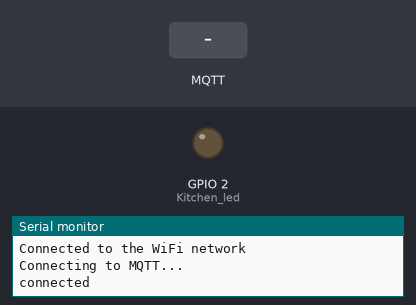
Simulated run of this sketch. Board: ESP32. Shown: output pins drawn as LEDs (lit = HIGH), the last lines printed to the serial monitor. The inputs (shaded band) are chosen by the test bench. WiFi joins after 1.5 s; servers stay silent unless stated; no MQTT or app messages arrive unless stated.

Above: at 2.7 s.
2.8 s: MQTT message "on" arrives on the first subscribed topic
At 3.9 s:
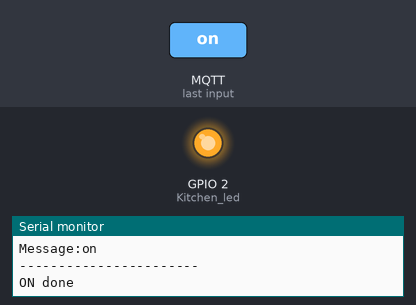
7.0 s: MQTT message "off" arrives on the first subscribed topic
At 8.2 s:
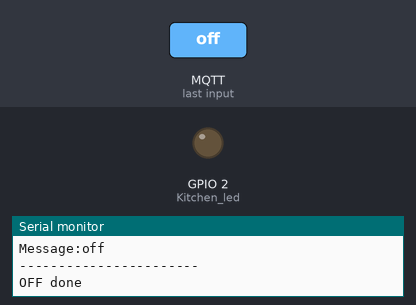
Timing chart, 0 to 10.0 s (numbered marks = the images above; inputs shaded):
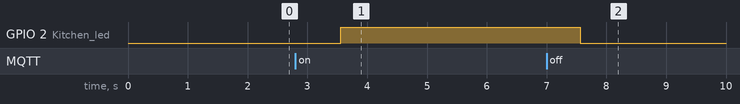

Measured:
- after the input at 2.8 s, GPIO 2 (Kitchen_led): LOW → HIGH after 0.76 s
- after the input at 7.0 s, GPIO 2 (Kitchen_led): HIGH → LOW after 0.56 s

The sketch:

PUBLISH_SUBSCRIBE.ino
```cpp
/********************************LIBRARY******************************************/
#include <WiFi.h>
#include <PubSubClient.h>
/********************************server variable******************************************/
const char* ssid = "Juel";
const char* password =  "60388612";
const char* mqttServer = "m16.cloudmqtt.com";
const int mqttPort = 16320;
const char* mqttUser = "voquwcpl";
const char* mqttPassword = "TuLVCf6ow6tr";
/********************************OBJECT******************************************/
WiFiClient espClient;
PubSubClient client(espClient);

int Kitchen_led=2;// ESP32 D2 pin
//--------------------------------------------------------------------------------


/********************************SETUP START******************************************/
void setup() {

  Serial.begin(115200);
  pinMode(Kitchen_led,OUTPUT);
  WiFi.begin(ssid, password);

  while (WiFi.status() != WL_CONNECTED) {
    delay(500);
    Serial.println("Connecting to WiFi..");
  }
  Serial.println("Connected to the WiFi network");

  client.setServer(mqttServer, mqttPort);
  client.setCallback(callback);

  while (!client.connected()) {
    Serial.println("Connecting to MQTT...");

    if (client.connect("ESP8266Client", mqttUser, mqttPassword )) {

      Serial.println("connected");

    } else {

      Serial.print("failed with state ");
      Serial.print(client.state());
      delay(2000);

    }
  }
  client.subscribe("kitchen/light");
}
/********************************SETUP END******************************************/

void callback(char* topic, byte* payload, unsigned int length) {

  String msg="";

  for (int i = 0; i < length; i++) {
    msg=msg+(char)payload[i];
  }

  Serial.print("Topic: ");
  Serial.println(topic);

  Serial.print("Message:");
  Serial.println(msg);

  Serial.println("-----------------------");
  if((String)topic=="kitchen/light" & msg=="on")
  {
    digitalWrite(Kitchen_led,HIGH);
    Serial.println("ON done");
    }
  else if((String)topic=="kitchen/light" & msg=="off")
  {
    digitalWrite(Kitchen_led,LOW);
    Serial.println("OFF done");
    }
}


/********************************LOOP start*****************************************/
void loop() {
  client.loop();
  client.publish("esp/test", "Hello i am Md. Tarikul Islam Juel");
  delay(1000);
}
/********************************LOOP END******************************************/
```
